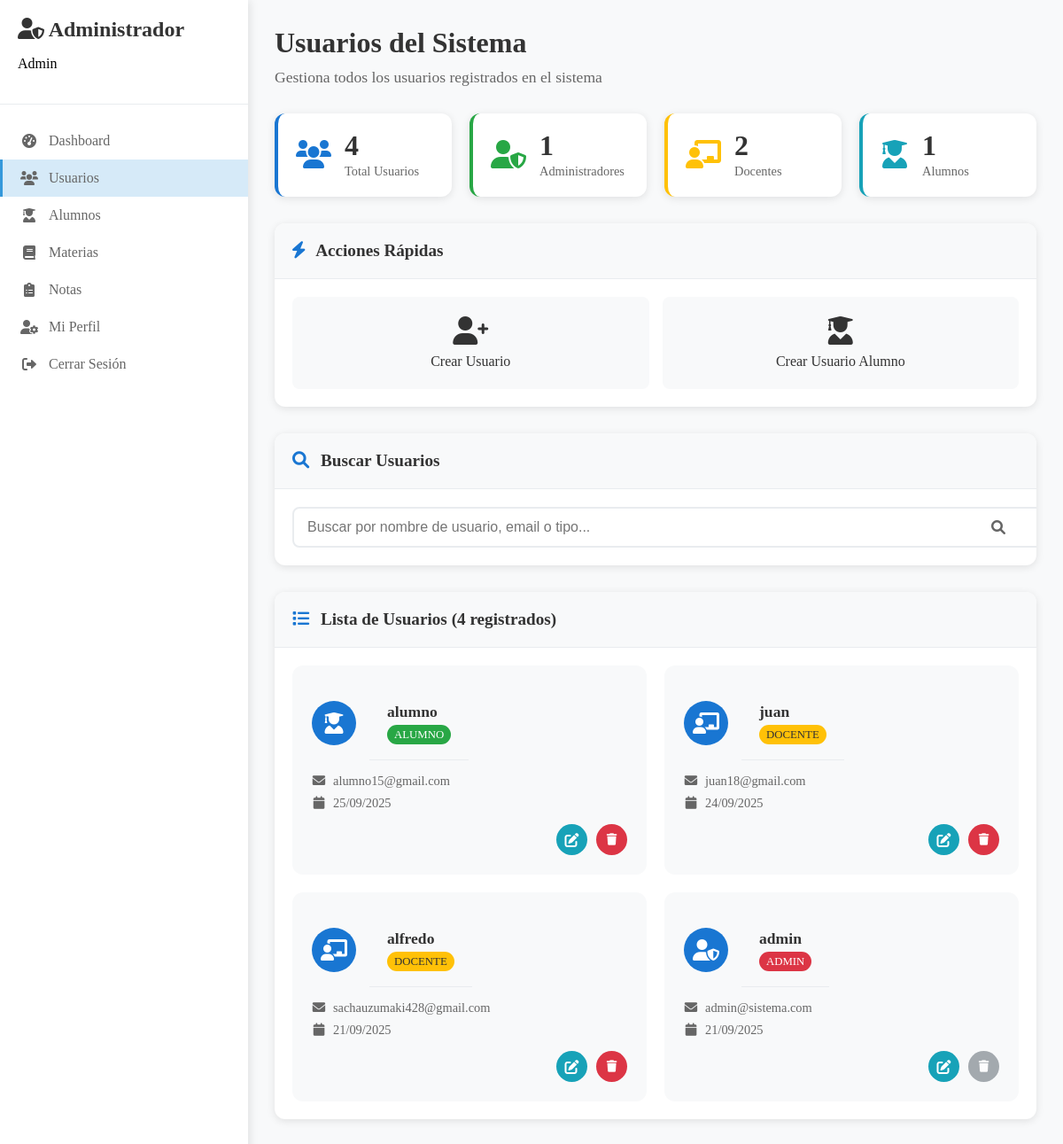
Page /admin/ver_usuarios (signed in) on the earlier database version.
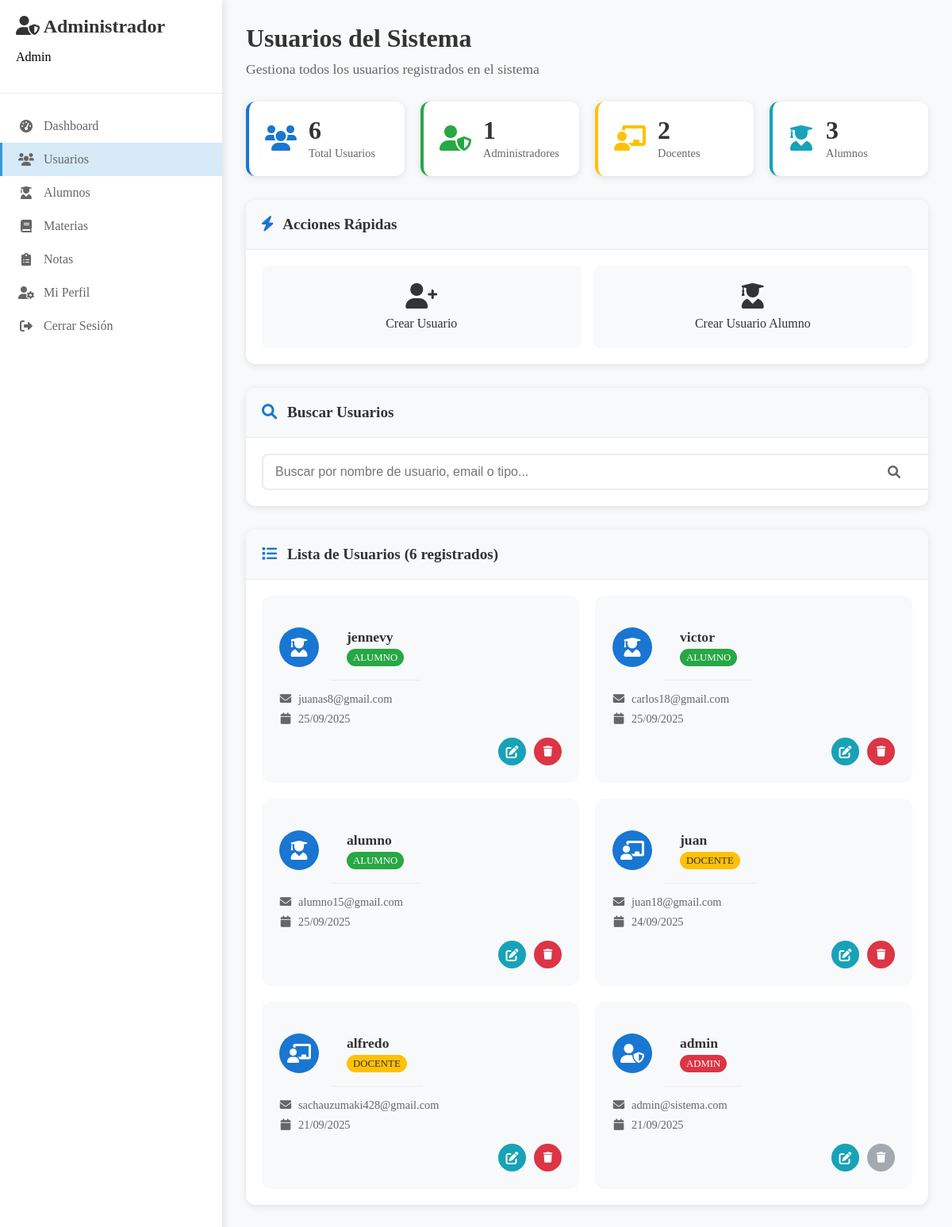
Same page on the later database version.
### app.py (models this page shows)
class Usuario(db.Model):
    id = db.Column(db.Integer, primary_key=True)
    username = db.Column(db.String(80), unique=True, nullable=False)
    email = db.Column(db.String(120), unique=True, nullable=False)
    password_hash = db.Column(db.String(120), nullable=False)
    tipo = db.Column(db.String(20), nullable=False)  # 'admin', 'docente' o 'alumno'
    fecha_creacion = db.Column(db.DateTime, default=datetime.utcnow)

### app.py (the view)
@app.route('/admin/ver_usuarios')
def admin_ver_usuarios():
    if not session.get('user_id') or session.get('tipo') != 'admin':
        return redirect(url_for('login'))
    usuarios = Usuario.query.order_by(Usuario.fecha_creacion.desc()).all()
    for usuario in usuarios:
        if usuario.fecha_creacion:
            usuario.fecha_creacion_formatted = usuario.fecha_creacion.strftime('%d/%m/%Y')
        else:
            usuario.fecha_creacion_formatted = 'N/A'
    total_usuarios = len(usuarios)
    admin_count = len([u for u in usuarios if u.tipo == 'admin'])
    docente_count = len([u for u in usuarios if u.tipo == 'docente'])
    alumno_count = len([u for u in usuarios if u.tipo == 'alumno'])
    return render_template('admin/ver_usuarios_moderno.html',
                         usuarios=usuarios,
                         total_usuarios=total_usuarios,
                         admin_count=admin_count,
                         docente_count=docente_count,
                         alumno_count=alumno_count)

### app.py (called while the page is built)
@app.context_processor
def inject_flash_cleanup():
    return {
        'clear_flash_messages': clear_flash_messages,
        'convertir_ciclo_a_texto': convertir_ciclo_a_texto
    }

### templates/admin/ver_usuarios_moderno.html (shortened to what the changed rows need)
<!DOCTYPE html>
<html lang="es">
<head>
    <link href="https://cdnjs.cloudflare.com/ajax/libs/font-awesome/6.0.0/css/all.min.css" rel="stylesheet">
</head>
<body>
<div class="admin-dashboard">
    <div class="sidebar">
        <div class="sidebar-header">
            <h2><i class="fas fa-user-shield"></i> Administrador</h2>
        </div>
    </div>
    <div class="main-content">
        <div class="content-header">
            <h1>Usuarios del Sistema</h1>
        </div>
        <div class="stats-grid">
            <div class="stat-card primary">
                <div class="stat-content">
                    <div class="stat-number">{{ total_usuarios }}</div>
                    <div class="stat-label">Total Usuarios</div>
                </div>
            </div>
            <div class="stat-card info">
                <div class="stat-content">
                    <div class="stat-number">{{ alumno_count }}</div>
                    <div class="stat-label">Alumnos</div>
                </div>
            </div>
        </div>
        <div class="users-card">
            <div class="card-header">
                <h3><i class="fas fa-list"></i> Lista de Usuarios ({{ usuarios|length }} registrados)</h3>
            </div>
            <div class="card-body">
                {% if usuarios %}
                <div class="users-grid">
                    {% for usuario in usuarios %}
                    <div class="user-card" data-user-id="{{ usuario.id }}" data-usuario="{{ usuario.username|lower }}" data-email="{{ usuario.email|lower }}" data-tipo="{{ usuario.tipo|lower }}">
                        <div class="user-header">
                            <div class="user-avatar">
                                {% if usuario.tipo == 'admin' %}
                                    <i class="fas fa-user-shield"></i>
                                {% elif usuario.tipo == 'docente' %}
                                    <i class="fas fa-chalkboard-teacher"></i>
                                {% else %}
                                    <i class="fas fa-user-graduate"></i>
                                {% endif %}
                            </div>
                            <div class="user-info">
                                <h4>{{ usuario.username }}</h4>
                                <span class="user-type {{ usuario.tipo }}">{{ usuario.tipo|title }}</span>
                            </div>
                        </div>
                        <div class="user-details">
                            <div class="detail-item">
                                <i class="fas fa-envelope"></i>
                                <span>{{ usuario.email }}</span>
                            </div>
                            <div class="detail-item">
                                <i class="fas fa-calendar"></i>
                                <span>{{ usuario.fecha_creacion_formatted }}</span>
                            </div>
                        </div>
                        <div class="user-actions">
                            <a href="{{ url_for('editar_usuario', usuario_id=usuario.id) }}" class="btn-action edit" title="Editar usuario">
                                <i class="fas fa-edit"></i>
                            </a>
                            {% if usuario.id != session.user_id %}
                            <button onclick="eliminarUsuario({{ usuario.id }}, '{{ usuario.username }}')" class="btn-action delete" title="Eliminar usuario">
                                <i class="fas fa-trash"></i>
                            </button>
                            {% else %}
                            <button class="btn-action delete disabled" title="No puedes eliminar tu propio usuario" disabled>
                                <i class="fas fa-trash"></i>
                            </button>
                            {% endif %}
                        </div>
                    </div>
                    {% endfor %}
                </div>
                {% endif %}
            </div>
        </div>
    </div>
</div>
</body>
</html>

Differences in the rows shown:
added Usuario: username "jennevy", tipo "ALUMNO", email "juanas8@gmail.com", fecha_creacion_formatted "25/09/2025"
added Usuario: username "victor", tipo "ALUMNO", email "carlos18@gmail.com", fecha_creacion_formatted "25/09/2025"
Other differences:
{{ total_usuarios }}: "4" → "6"
{{ alumno_count }}: "1" → "3"
{{ usuarios|length }}: "4" → "6"
